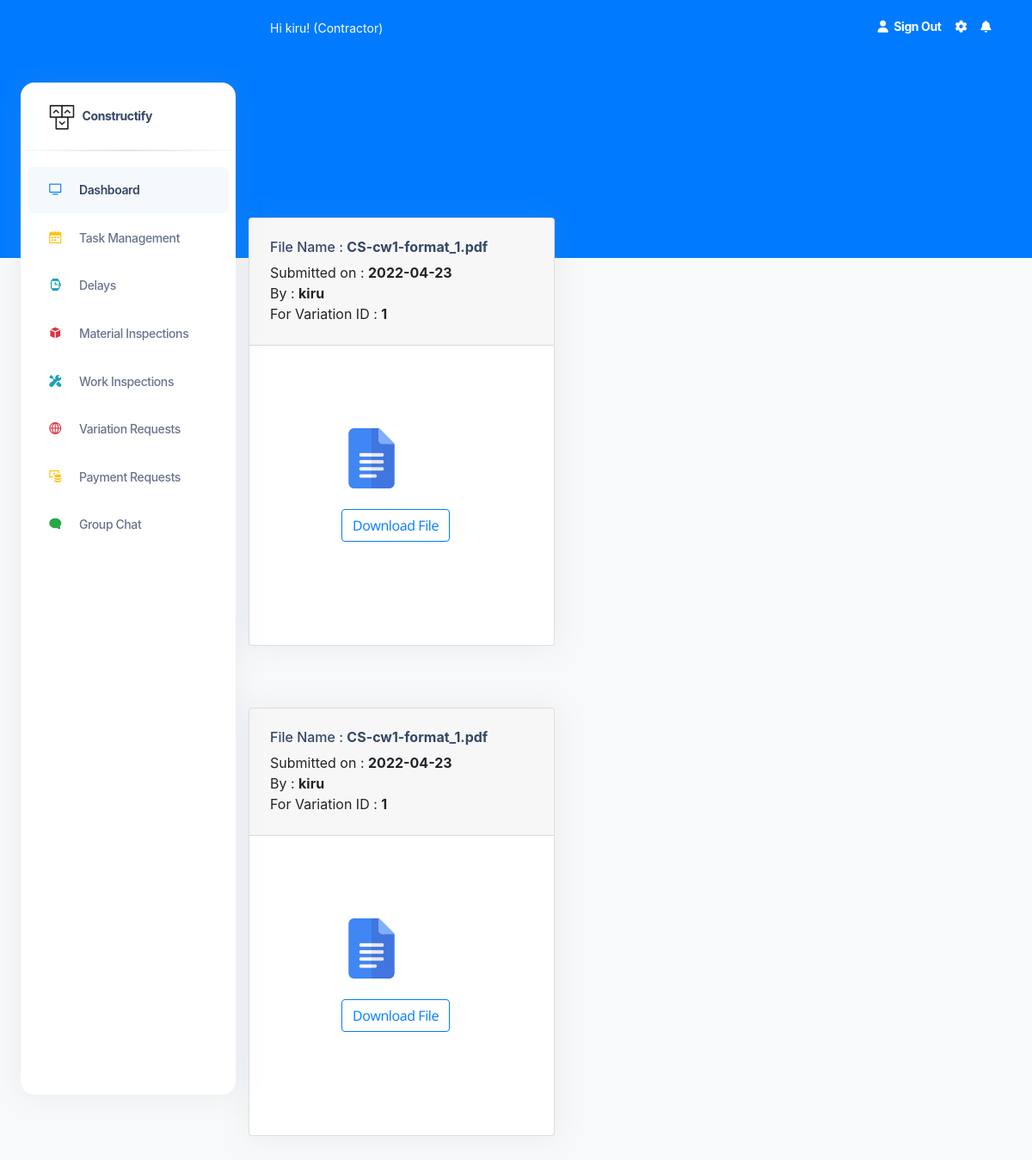
/VariationSubmittedGalleryConsultant/1 (signed in), run on the app's committed database.
### construct/models.py (models this page shows, shortened)
class User(db.Model, UserMixin):
    id = db.Column(db.Integer(), nullable=False, primary_key=True)
    username = db.Column(db.String(length=30), nullable=False, unique=True)
    email_address = db.Column(db.String(length=50),
                              nullable=False, unique=True)
    password_hash = db.Column(db.String(length=50),
                              nullable=False, unique=True)
    role = db.Column(db.String(length=30), nullable=False, unique=False)
    contact_number = db.Column(db.String(length=30), nullable=False, unique=False)
    @property
    def password(self):
        return self.password

class VariationConsultantDocument(db.Model):
    id = db.Column(db.Integer(), nullable=False, primary_key=True)
    variation_file_name = db.Column(db.String(length=30), nullable=False)
    variation_id = db.Column(db.String(length=30), nullable=False)
    status = db.Column(db.String(length=30), nullable=False)
    submitted_date = db.Column(db.String(length=30), nullable=False)
    submitted_by=db.Column(db.String(length=30), nullable=False)

### construct/routes.py (the view)
@app.route("/VariationSubmittedGalleryConsultant/<string:passed_id>", methods=['GET', 'POST'])
@login_required
def Variation_submitted_page_consultant(passed_id):
        submitted_variation= VariationConsultantDocument.query.all()
        has_variation_id = "False"
        for variation in submitted_variation:
            if variation.variation_id == passed_id:
                has_variation_id="True"
                break
        page_message="Variation Requests Submitted by the Contractor"
        return render_template('SubmittedVariationGalleryConsultant.html', submitted_variation=submitted_variation, passed_variation_id=str(passed_id),has_variation_id=has_variation_id)

### construct/models.py (called while the page is built)
@login_manager.user_loader
def load_user(user_id):
    return User.query.get(int(user_id))

### construct/templates/SubmittedVariationGalleryConsultant.html (shortened to what this page needs)
<!DOCTYPE html>
<html lang="en">
<head>
  <link href="{{ url_for('static', filename='assets')}}/css/nucleo-icons.css" rel="stylesheet" />
  <link href="{{ url_for('static', filename='assets')}}/css/nucleo-svg.css" rel="stylesheet" />
  <link href="{{ url_for('static', filename='assets')}}/css/nucleo-svg.css" rel="stylesheet" />
  <link id="pagestyle" href="{{ url_for('static', filename='assets')}}/css/argon-dashboard.css?v=2.0.2"
    rel="stylesheet" />
  <link rel="stylesheet" type="text/css"
    href="https://stackpath.bootstrapcdn.com/bootstrap/4.2.1/css/bootstrap.min.css">
</head>
{% include 'includes/GlobalSideNavbar.html' %}
<main class="main-content position-relative border-radius-lg ">
  {% include 'includes/GlobalNavbar.html' %}
  <br><br><br><br><br><br><br>
  {% for variation in submitted_variation %}
  {% if variation.variation_id == passed_variation_id %}
  <div class="container-fluid py-4">
    <div class="row">
      <div class="col-5">
        <div class="card mb-4">
          <div class="card-header pb-0">
            <h6>File Name      : <strong> {{variation.variation_file_name}}</strong></h6>
            <h7>Submitted on   : <strong>{{variation.submitted_date}}</strong>  <br>
            <h7>By             : <strong>{{variation.submitted_by}} </strong></h7> <br>
            <h7>For Variation ID     : <strong>{{passed_variation_id}}</strong></h7> <br><br>
          </div>
          <div class="card-body px-0 pt-0 pb-2">
            <div class="col-md-8 p-lg-5 mx-auto my-5">
              <div class="table-responsive p-0">
                <img src="/static/icons/doc_icon.png" alt="User Image" width="70" height="70">
                <br><br>
                 <a class="btn btn-outline-primary" href="{{url_for('downloadconsultantvariation',variation_name=variation.variation_file_name)}}" role="button">Download File</a>
              </div>
            </div>
          </div>
        </div>
      </div>
    </div>
  </div>
  {% endif %}
  {% endfor %}
  </body>
</html>

### construct/templates/includes/GlobalNavbar.html (shortened to what this page needs)
<nav class="navbar navbar-main navbar-expand-lg px-0 mx-4 shadow-none border-radius-xl " id="navbarBlur" data-scroll="false">
    <div class="container-fluid py-1 px-3">
      <nav aria-label="breadcrumb">
        <ol class="breadcrumb bg-transparent mb-0 pb-0 pt-1 px-0 me-sm-6 me-5">
          <li class="breadcrumb-item text-sm text-white active" aria-current="page">Hi {{current_user.username}}! ({{current_user.role}}) </li>
        </ol>
      </nav>
        <ul class="navbar-nav  justify-content-end">
          <li class="nav-item d-flex align-items-left">
            <a href="{{url_for('logout_page')}}" class="nav-link text-white font-weight-bold px-0">
              <i class="fa fa-user me-sm-1"></i>
              <span class="d-sm-inline d-none">Sign Out</span>
            </a>
          </li>
          <li class="nav-item px-3 d-flex align-items-center">
            <a href="javascript:;" class="nav-link text-white p-0">
              <i class="fa fa-cog fixed-plugin-button-nav cursor-pointer"></i>
            </a>
          </li>
          <li class="nav-item dropdown pe-2 d-flex align-items-center">
            <a href="javascript:;" class="nav-link text-white p-0" id="dropdownMenuButton" data-bs-toggle="dropdown" aria-expanded="false">
              <i class="fa fa-bell cursor-pointer"></i>
            </a>
          </li>
        </ul>
      </div>
  </nav>

### data on the page
User: username "kiru", role "Contractor"
VariationConsultantDocument: variation_file_name "CS-cw1-format_1.pdf", submitted_date "2022-04-23", submitted_by "kiru", passed_variation_id "1"
VariationConsultantDocument: variation_file_name "CS-cw1-format_1.pdf", submitted_date "2022-04-23", submitted_by "kiru", variation "1"
